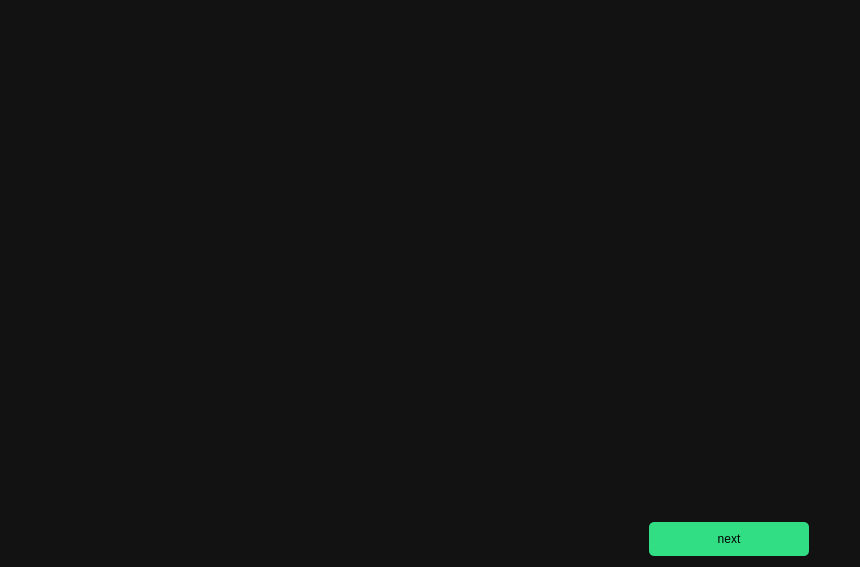
<?xml version="1.0" encoding="UTF-8"?>
<ui version="4.0">
 <class>quiz</class>
 <widget class="QWidget" name="quiz">
  <property name="geometry">
   <rect>
    <x>0</x>
    <y>0</y>
    <width>860</width>
    <height>567</height>
   </rect>
  </property>
  <property name="windowTitle">
   <string>Form</string>
  </property>
  <property name="styleSheet">
   <string notr="true">background: #121212;</string>
  </property>
  <layout class="QGridLayout" name="gridLayout">
   <item row="1" column="0">
    <layout class="QVBoxLayout" name="verticalLayout_3">
     <item>
      <spacer name="verticalSpacer_5">
       <property name="orientation">
        <enum>Qt::Vertical</enum>
       </property>
       <property name="sizeType">
        <enum>QSizePolicy::Maximum</enum>
       </property>
       <property name="sizeHint" stdset="0">
        <size>
         <width>20</width>
         <height>40</height>
        </size>
       </property>
      </spacer>
     </item>
     <item>
      <spacer name="verticalSpacer_4">
       <property name="orientation">
        <enum>Qt::Vertical</enum>
       </property>
       <property name="sizeType">
        <enum>QSizePolicy::Maximum</enum>
       </property>
       <property name="sizeHint" stdset="0">
        <size>
         <width>20</width>
         <height>70</height>
        </size>
       </property>
      </spacer>
     </item>
     <item>
      <spacer name="verticalSpacer_3">
       <property name="orientation">
        <enum>Qt::Vertical</enum>
       </property>
       <property name="sizeHint" stdset="0">
        <size>
         <width>20</width>
         <height>40</height>
        </size>
       </property>
      </spacer>
     </item>
     <item>
      <layout class="QGridLayout" name="gridLayout_4">
       <item row="0" column="0">
        <spacer name="horizontalSpacer">
         <property name="orientation">
          <enum>Qt::Horizontal</enum>
         </property>
         <property name="sizeHint" stdset="0">
          <size>
           <width>40</width>
           <height>20</height>
          </size>
         </property>
        </spacer>
       </item>
       <item row="0" column="1">
        <widget class="QPushButton" name="nextButton">
         <property name="styleSheet">
          <string notr="true">background: #32DE84;
border-radius: 5px;
padding: 10px;
width: 140px;</string>
         </property>
         <property name="text">
          <string>next</string>
         </property>
        </widget>
       </item>
       <item row="0" column="2">
        <spacer name="horizontalSpacer_2">
         <property name="orientation">
          <enum>Qt::Horizontal</enum>
         </property>
         <property name="sizeType">
          <enum>QSizePolicy::Maximum</enum>
         </property>
         <property name="sizeHint" stdset="0">
          <size>
           <width>40</width>
           <height>30</height>
          </size>
         </property>
        </spacer>
       </item>
      </layout>
     </item>
    </layout>
   </item>
   <item row="0" column="0">
    <layout class="QVBoxLayout" name="questionsLayout"/>
   </item>
  </layout>
 </widget>
 <resources/>
 <connections/>
</ui>
